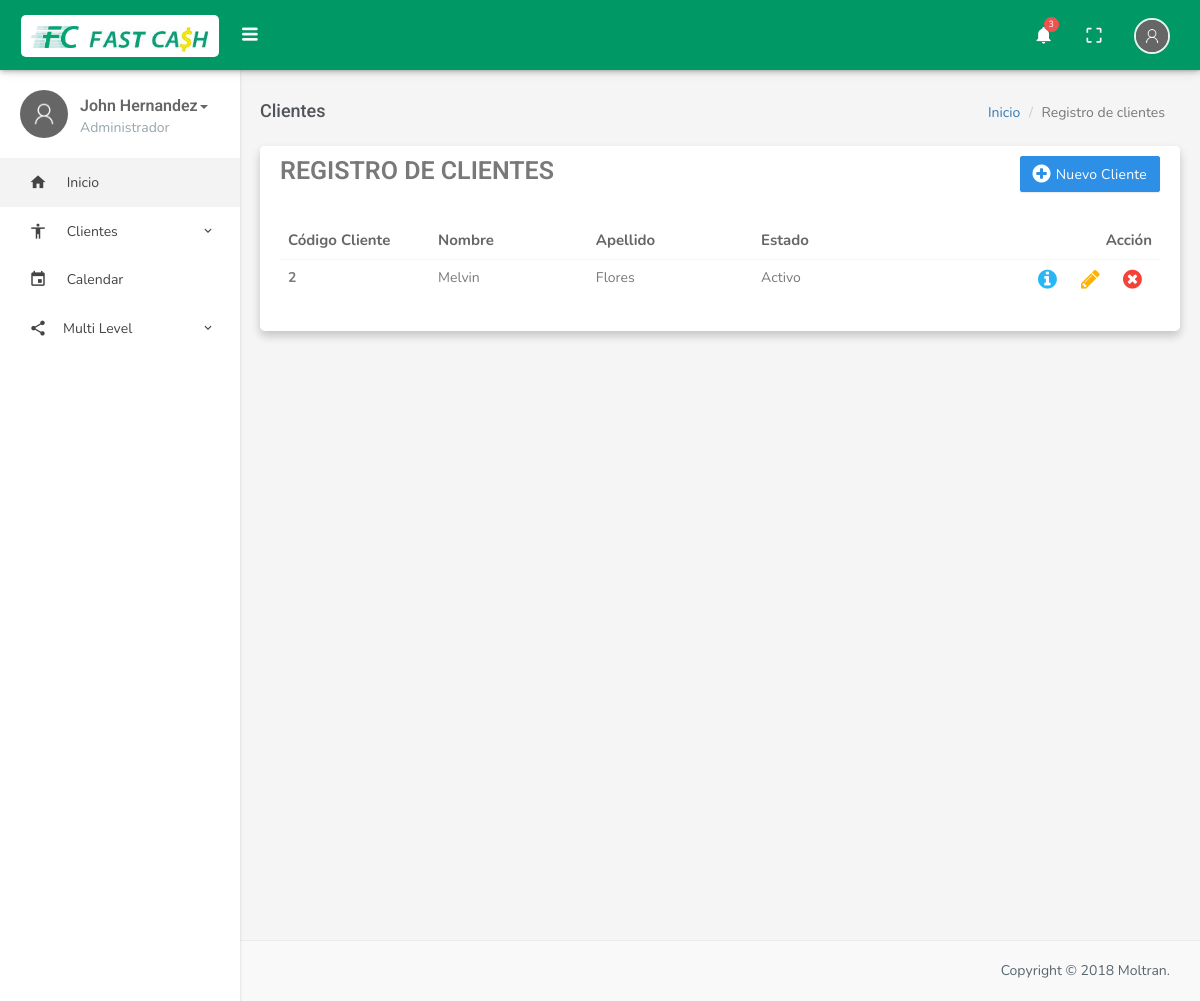
The page /index.php/clientes/gestionarCliente on the database as committed earlier.
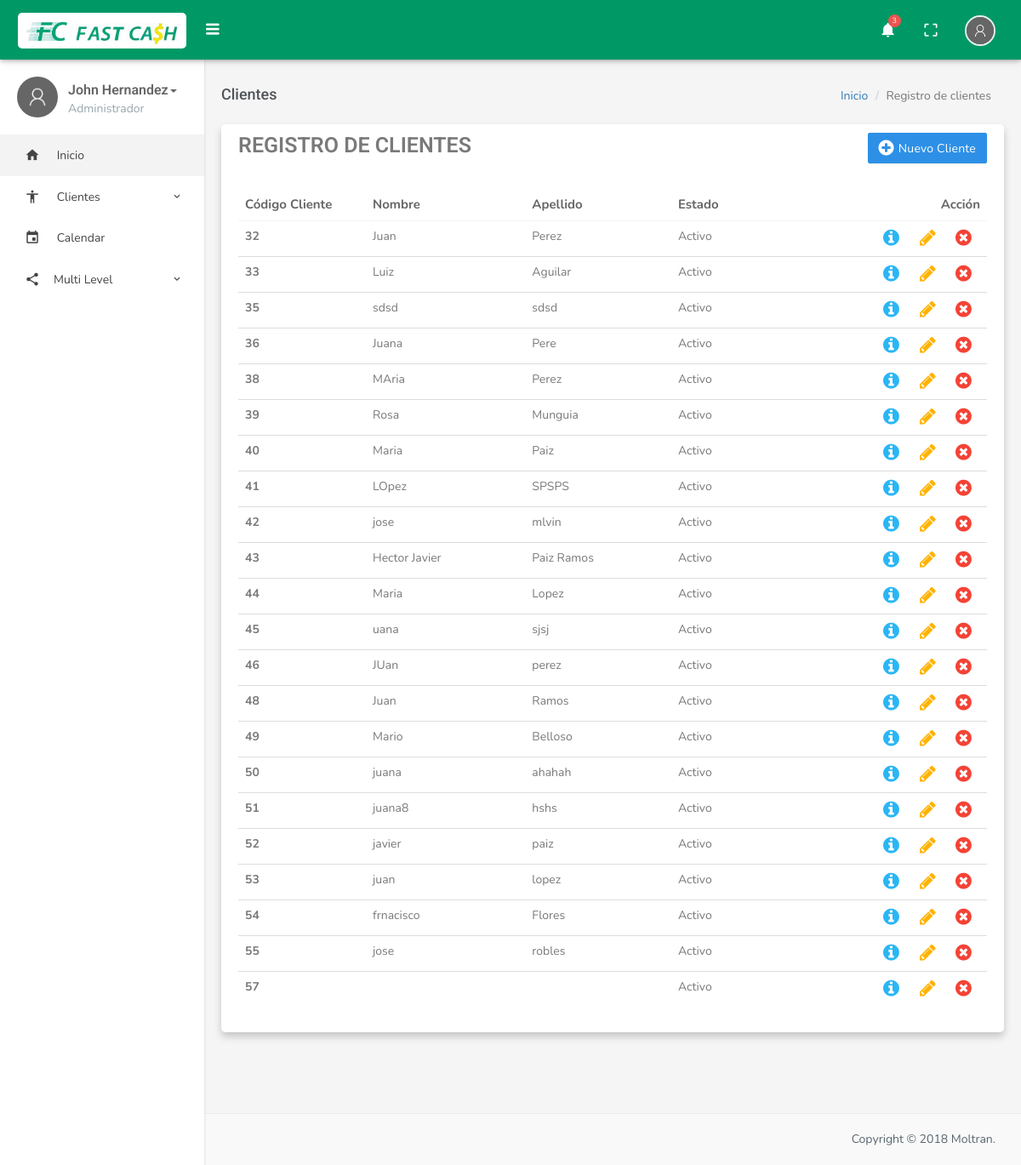
The same page on the database as committed later.
### tables this page shows
CREATE TABLE IF NOT EXISTS `tbl_Clientes` (
`Id_Cliente` int(11) NOT NULL,
  `Codigo_Cliente` varchar(10) NOT NULL,
  `Nombre_Cliente` varchar(50) NOT NULL,
  `Apellido_Cliente` varchar(50) NOT NULL,
  `Condicion_Actual_Cliente` varchar(25) NOT NULL,
  `Estado_Civil_Cliente` varchar(25) NOT NULL,
  `Genero_Cliente` varchar(20) NOT NULL,
  `Telefono_Fijo_Cliente` varchar(10) DEFAULT NULL,
  `Telefono_Celular_Cliente` varchar(10) NOT NULL,
  `Domicilio_Cliente` text NOT NULL,
  `Fecha_Nacimiento_Cliente` date NOT NULL,
  `Zona_Cliente` varchar(25) NOT NULL,
  `DUI_Cliente` varchar(10) NOT NULL,
  `NIT_Cliente` varchar(18) NOT NULL,
  `Fecha_Registro_Cliente` date NOT NULL,
  `Observaciones_Cliente` text NOT NULL,
  `Profesion_Cliente` varchar(50) NOT NULL,
  `Fk_Id_Departamento` int(11) NOT NULL,
  `Fk_Id_Municipio` int(11) NOT NULL,
  `Tipo_Cliente` varchar(100) DEFAULT NULL
);

### application/controllers/Clientes.php (called while the page is built, shortened)
<?php
class Clientes extends CI_Controller {
	public function gestionarCliente(){
		$this->load->model('Clientes_Model');
		$registro=$this->Clientes_Model->CargarClientes();
		$data = array('registro'=>$registro);
		$this->load->view('Base/header');
		$this->load->view('Base/nav');
		$this->load->view("Clientes/Gestionar_Cliente", $data);
		$this->load->view('Base/footer');
	}
}
?>

### index.php (called while the page is built, shortened)
<?php
require_once BASEPATH.'core/CodeIgniter.php';

### application/models/Clientes_Model.php (called while the page is built, shortened)
<?php
class Clientes_Model extends CI_Model{
	public function CargarClientes(){
		$sql = "SELECT * FROM tbl_Clientes";
		$datos=$this->db->query($sql);
		return $datos;
	}
}
?>

### application/views/Clientes/Gestionar_Cliente.php (the view, shortened to what this page needs)
<div class="content-page">
    <div class="content">
        <div class="container">
            <div class="row">
                <div class="col-sm-12">
                    <h4 class="pull-left page-title">Clientes</h4>
                    <ol class="breadcrumb pull-right">
                        <li><a href="#">Inicio</a></li>
                        <li class="active">Registro de clientes</li>
                    </ol>
                </div>
            </div>
            <div class="row">
                <div class="col-md-12">
                    <div class="panel panel-default">
                        <div class="panel-heading">
        <div class="table-title">
          <div class="row">
            <div class="col-sm-5">
              <h3 class="panel-title">Registro de clientes</h3>
            </div>
            <div class="col-sm-7">
                <a title="Nuevo" data-toggle="tooltip" href="<?= base_url();?>Clientes/" class="btn btn-primary"><i class="fa fa-plus-circle"></i> <span>Nuevo Cliente<span></a>
            </div>
          </div>
        </div>
                        </div>
                        <div class="panel-body">
                            <div class="row">
                                <div class="col-md-12 col-sm-12 col-xs-12">
               <table id="datatable" class="table">
  <thead class="thead-dark thead thead1">
    <tr class="tr tr1">
      <th class="th th1" scope="col">Código Cliente</th>
      <th class="th th1" scope="col">Nombre</th>
      <th class="th th1" scope="col">Apellido</th>
      <th class="th th1" scope="col">Estado</th>
      <th class="th th1">Acción</th>
  </thead>
  <tbody class="tbody tbody1">
  <?php
  foreach ($registro->result() as $clientes) {
  $tipo = "'".$clientes->Tipo_Cliente."'"
  ?>
    <tr class="tr tr1">
      <td class="td td1" width="150"><b><?= $clientes->Id_Cliente?></b></td>
      <td class="td td1"><?= $clientes->Nombre_Cliente?></td>
      <td class="td td1"><?= $clientes->Apellido_Cliente?></td>
      <td class="td td1" width="100"><?= $clientes->Condicion_Actual_Cliente?></td>
      <td class="td td1">
      	<a title="Ver historial" data-toggle="modal" data-target=".bs-example-modal-lg" onclick="MostrarInfo(<?= $clientes->Id_Cliente?>, <?php echo $tipo;?>)" class="waves-effect waves-light ver"><i class="fa fa-info-circle"></i></a>
      <a title="Editar" data-toggle="tooltip" href="<?=base_url()?>Clientes/Editar?id=<?= $clientes->Id_Cliente?>" class="waves-effect waves-light editar"><i class="fa fa-pencil"></i></a>
      <a title="Eliminar" class="waves-effect waves-light eliminar" data-id="<?= $clientes->Id_Cliente?>" data-nombre="<?= $clientes->Nombre_Cliente?> <?= $clientes->Apellido_Cliente?>" data-toggle="modal" data-target=".modal_eliminar_cliente"><i class="fa fa-times-circle"></i></a>
      </td>
    <?php
		}
    ?>
  </tbody>
</table>
                 </div>
                            </div>
                        </div>
                    </div>
                </div>
            </div>
        </div>
    </div>
</div>

### application/views/Base/header.php (shortened to what this page needs)
<!DOCTYPE html>
<html>
    <head>
        <link href="<?= base_url() ?>plantilla/css/bootstrap.min.css" rel="stylesheet" />
        <link href="<?= base_url() ?>plantilla/assets/font-awesome/css/font-awesome.min.css" rel="stylesheet" />
        <link href="<?= base_url() ?>plantilla/assets/ionicon/css/ionicons.min.css" rel="stylesheet" />
        <link href="<?= base_url() ?>plantilla/css/material-design-iconic-font.min.css" rel="stylesheet">
        <link href="<?= base_url() ?>plantilla/css/animate.css" rel="stylesheet" />
        <link href="<?= base_url() ?>plantilla/css/waves-effect.css" rel="stylesheet">
        <link href="<?= base_url() ?>plantilla/assets/datatables/jquery.dataTables.min.css" rel="stylesheet" type="text/css" />
        <link href="<?= base_url() ?>plantilla/assets/modal-effect/css/component.css" rel="stylesheet">
        <link href="<?= base_url() ?>plantilla/assets/notifications/notification.css" rel="stylesheet" />
        <link href="<?= base_url() ?>plantilla/assets/sweet-alert/sweet-alert.min.css" rel="stylesheet">
        <link href="<?= base_url() ?>plantilla/css/helper.css" rel="stylesheet" type="text/css" />
        <link href="<?= base_url() ?>plantilla/css/style.css" rel="stylesheet" type="text/css" />
    </head>
        <body class="fixed-left nicescroll">
        <div id="wrapper">

### application/views/Base/nav.php (shortened to what this page needs)
<div class="topbar">
    <div class="topbar-left">
        <div class="text-center">
            <span class="margin-logo">
           <a href="<?= base_url() ?>Home/main" class="logo"><i><img src="<?= base_url() ?>plantilla/images/fc_logo.png" width="48" alt="Logo"></i> <span><img src="<?= base_url() ?>plantilla/images/fast_cash.png" width="120" alt="Logo"></span></a>
            </span>
        </div>
    </div>
    <div class="navbar navbar-default" role="navigation">
        <div class="container">
            <div class="">
                <div class="pull-left">
                    <button class="button-menu-mobile open-left">
                        <i data-original="ion-navicon-round" class="ion-navicon-round"></i>
                    </button>
                </div>
                <ul class="nav navbar-nav navbar-right pull-right">
                    <li class="dropdown hidden-xs">
                        <a href="#" data-target="#" class="dropdown-toggle waves-effect waves-light" data-toggle="dropdown" aria-expanded="true">
                            <i class="md md-notifications"></i> <span class="badge badge-xs badge-danger">3</span>
                        </a>
                    </li>
                    <li class="hidden-xs">
                        <a href="#" id="btn-fullscreen" class="waves-effect waves-light"><i class="md md-crop-free"></i></a>
                    </li>
                    <li class="dropdown">
                        <a href="" class="dropdown-toggle profile" data-toggle="dropdown" aria-expanded="true"><img src="<?= base_url() ?>plantilla/images/user.png" alt="user-img" class="img-circle"> </a>
                    </li>
                </ul>
            </div>
        </div>
    </div>
</div>
<div class="left side-menu">
    <div class="sidebar-inner slimscrollleft">
        <div class="user-details">
            <div class="pull-left">
                <img src="<?= base_url() ?>plantilla/images/user.png" alt="" class="thumb-md img-circle">
            </div>
            <div class="user-info">
                <div class="dropdown">
                    <a href="#" class="dropdown-toggle" data-toggle="dropdown" aria-expanded="false">John Hernandez<span class="caret"></span></a>
                </div>
                <p class="text-muted m-0">Administrador</p>
            </div>
        </div>
        <div id="sidebar-menu">
            <ul>
                <li>
                    <a href="" class="waves-effect active"><i class="md md-home"></i><span> Inicio </span></a>
                </li>
                <li class="has_sub">
                    <a href="#" class="waves-effect"><i class="md md-accessibility"></i><span> Clientes </span><span class="pull-right"><i class="md  md-keyboard-arrow-down"></i></span></a>
                </li>
                <li>
                    <a href="calendar.html" class="waves-effect"><i class="md md-event"></i><span> Calendar </span></a>
                </li>
                <li class="has_sub">
                    <a href="javascript:void(0);" class="waves-effect"><i class="md md-share"></i><span>Multi Level </span><span class="pull-right"><i class="md  md-keyboard-arrow-down"></i></span></a>
                </li>
            </ul>
        </div>
    </div>
</div>

### application/views/Base/footer.php (shortened to what this page needs)
        </div>
        <footer class="footer text-right">
           Copyright © <?php echo date('Y');?> Moltran.
        </footer>
    </body>
</html>

### plantilla/css/waves-effect.css (style rules this page uses)
.waves-effect { position: relative; cursor: pointer; display: inline-block; overflow: hidden; -webkit-user-select: none; -moz-user-select: none; -ms-user-select: none; user-select: none; -webkit-tap-highlight-color: transparent; vertical-align: middle; z-index: 1; will-change: opacity, transform; -webkit-transition: all 0.3s ease-out; -moz-transition: all 0.3s ease-out; -o-transition: all 0.3s ease-out; -ms-transition: all 0.3s ease-out; transition: all 0.3s ease-out; }

### plantilla/assets/modal-effect/css/component.css (style rules this page uses)
.container { min-height: 100%; }

### plantilla/css/helper.css (style rules this page uses)
.m-0 { margin: 0px !important; }
.thumb-md { height: 48px; width: 48px; }

Rows that differ between the two databases and show on the page:
removed tbl_clientes: Id_Cliente "2", Nombre_Cliente "Melvin", Apellido_Cliente "Flores", Condicion_Actual_Cliente "Activo"
added tbl_clientes: Id_Cliente "32", Nombre_Cliente "Juan", Apellido_Cliente "Perez", Condicion_Actual_Cliente "Activo"
added tbl_clientes: Id_Cliente "33", Nombre_Cliente "Luiz", Apellido_Cliente "Aguilar", Condicion_Actual_Cliente "Activo"
added tbl_clientes: Id_Cliente "35", Nombre_Cliente "sdsd", Apellido_Cliente "sdsd", Condicion_Actual_Cliente "Activo"
added tbl_clientes: Id_Cliente "36", Nombre_Cliente "Juana", Apellido_Cliente "Pere", Condicion_Actual_Cliente "Activo"
added tbl_clientes: Id_Cliente "38", Nombre_Cliente "MAria", Apellido_Cliente "Perez", Condicion_Actual_Cliente "Activo"
added tbl_clientes: Id_Cliente "39", Nombre_Cliente "Rosa", Apellido_Cliente "Munguia", Condicion_Actual_Cliente "Activo"
added tbl_clientes: Id_Cliente "40", Nombre_Cliente "Maria", Apellido_Cliente "Paiz", Condicion_Actual_Cliente "Activo"
added tbl_clientes: Id_Cliente "41", Nombre_Cliente "LOpez", Apellido_Cliente "SPSPS", Condicion_Actual_Cliente "Activo"
added tbl_clientes: Id_Cliente "42", Nombre_Cliente "jose", Apellido_Cliente "mlvin", Condicion_Actual_Cliente "Activo"
added tbl_clientes: Id_Cliente "43", Nombre_Cliente "Hector Javier", Apellido_Cliente "Paiz Ramos", Condicion_Actual_Cliente "Activo"
added tbl_clientes: Id_Cliente "44", Nombre_Cliente "Maria", Apellido_Cliente "Lopez", Condicion_Actual_Cliente "Activo"
added tbl_clientes: Id_Cliente "45", Nombre_Cliente "uana", Apellido_Cliente "sjsj", Condicion_Actual_Cliente "Activo"
added tbl_clientes: Id_Cliente "46", Nombre_Cliente "JUan", Apellido_Cliente "perez", Condicion_Actual_Cliente "Activo"
added tbl_clientes: Id_Cliente "48", Nombre_Cliente "Juan", Apellido_Cliente "Ramos", Condicion_Actual_Cliente "Activo"
added tbl_clientes: Id_Cliente "49", Nombre_Cliente "Mario", Apellido_Cliente "Belloso", Condicion_Actual_Cliente "Activo"
added tbl_clientes: Id_Cliente "50", Nombre_Cliente "juana", Apellido_Cliente "ahahah", Condicion_Actual_Cliente "Activo"
added tbl_clientes: Id_Cliente "51", Nombre_Cliente "juana8", Apellido_Cliente "hshs", Condicion_Actual_Cliente "Activo"
added tbl_clientes: Id_Cliente "52", Nombre_Cliente "javier", Apellido_Cliente "paiz", Condicion_Actual_Cliente "Activo"
added tbl_clientes: Id_Cliente "53", Nombre_Cliente "juan", Apellido_Cliente "lopez", Condicion_Actual_Cliente "Activo"
added tbl_clientes: Id_Cliente "54", Nombre_Cliente "frnacisco", Apellido_Cliente "Flores", Condicion_Actual_Cliente "Activo"
added tbl_clientes: Id_Cliente "55", Nombre_Cliente "jose", Apellido_Cliente "robles", Condicion_Actual_Cliente "Activo"
added tbl_clientes: Id_Cliente "57", Condicion_Actual_Cliente "Activo"
